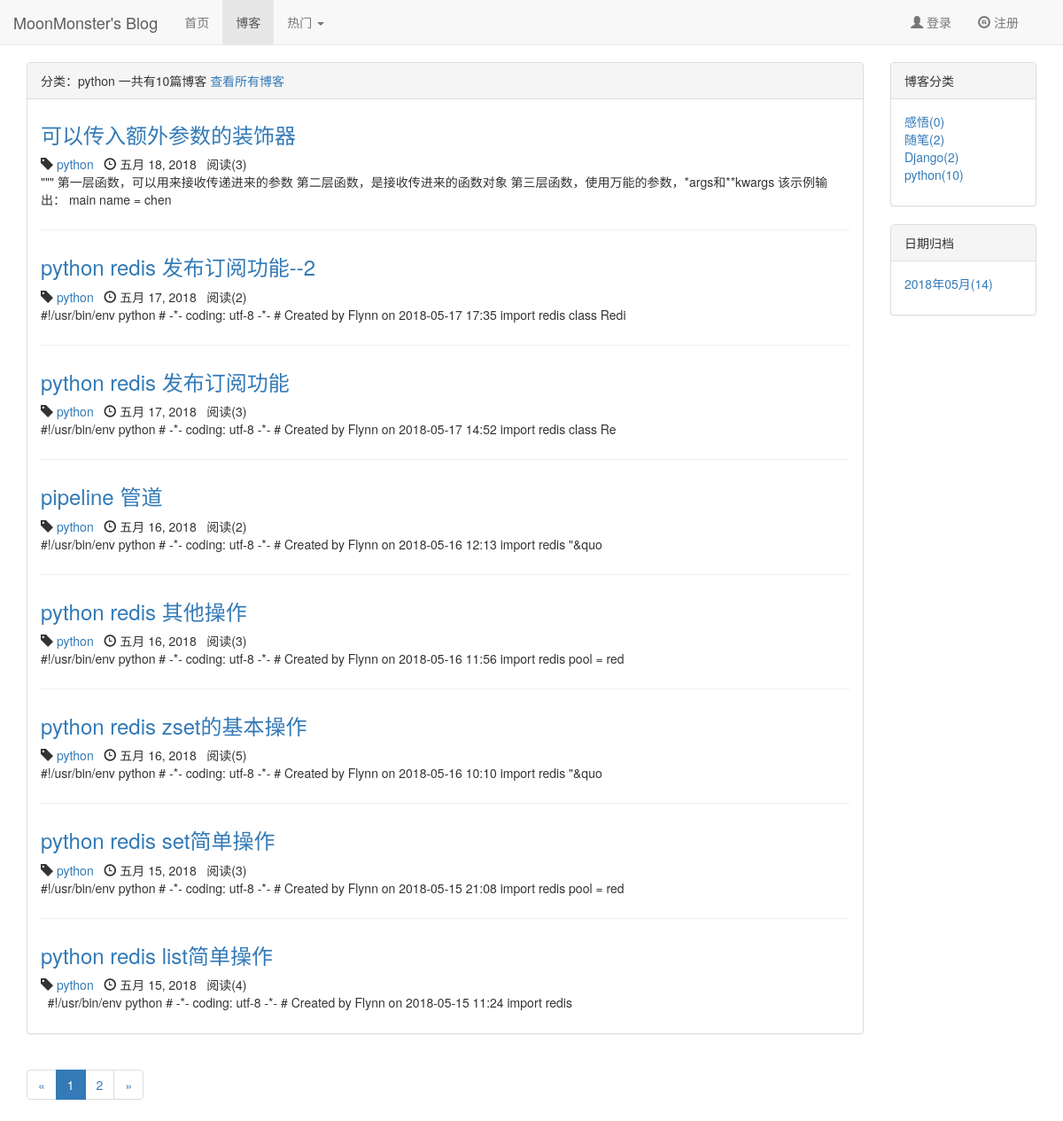
The page /blog/type/4 on the database as committed earlier.
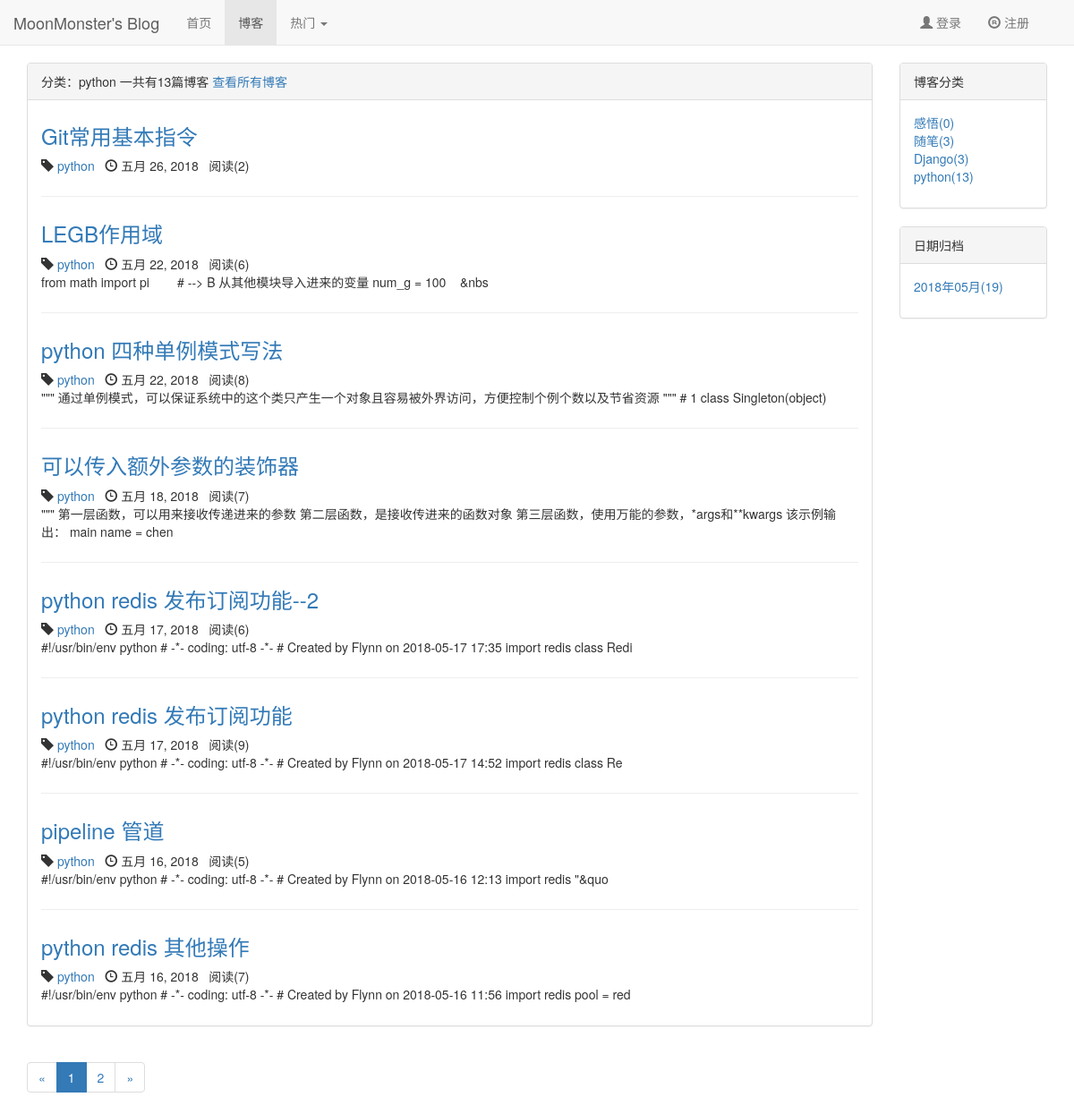
The same page on the database as committed later.
### apps/blog/models.py (models this page shows, shortened)
class BlogType(models.Model):
	type_name = models.CharField(max_length=50)

class Blog(models.Model, ReadNumExpandMethod):
	title = models.CharField(max_length=50)
	content = RichTextUploadingField()
	author = models.ForeignKey(User, on_delete=models.DO_NOTHING)
	blog_type = models.ForeignKey(BlogType, on_delete=models.DO_NOTHING)
	created_time = models.DateTimeField(auto_now_add=True)
	last_update_time = models.DateTimeField(auto_now=True)
	read_details = GenericRelation(ReadDetail)
	class Meta:
		ordering = ['-created_time']

### apps/read_statistics/models.py (models this page shows)
class ReadNum(models.Model):
	read_num = models.IntegerField(default=0)
	content_type = models.ForeignKey(ContentType, on_delete=models.DO_NOTHING)
	object_id = models.PositiveIntegerField()
	content_object = GenericForeignKey('content_type', 'object_id')

### apps/blog/views.py (the view)
# urls.py: path('type/<int:blog_type_pk>', views.blogs_with_type, name='blogs_with_type'),
def blogs_with_type(request, blog_type_pk):
	blog_type = get_object_or_404(BlogType, pk=blog_type_pk)
	blogs_all = Blog.objects.filter(blog_type=blog_type)
	context = blogs_common_data(request, blogs_all)
	context['blog_type'] = blog_type
	for index, bt in enumerate(context['blog_types']):
		if bt == blog_type:
			context['blog_every_type_count'] = context['blog_types'][index].blog_count
			break
	else:
		context['blog_every_type_count'] = 0
	return render(request, 'blog/blogs_with_type.html', context)

### apps/read_statistics/models.py (called while the page is built)
	def get_read_num(self):
		try:
			ct = ContentType.objects.get_for_model(self)
			readnum = ReadNum.objects.get(content_type=ct, object_id=self.pk)
			return readnum.read_num
		except exceptions.ObjectDoesNotExist:
			return 0

### templates/blog/blogs_with_type.html (shortened to what this page needs)
{% extends 'blog/blog_list.html' %}
{% block blog_list_title %}
    分类：{{ blog_type.type_name }} 一共有{{ blog_every_type_count }}篇博客
    <a href="{% url 'blog_list' %}">查看所有博客</a>
{% endblock blog_list_title %}

### templates/blog/blog_list.html (shortened to what this page needs)
{% extends 'base.html' %}
{% load staticfiles %}
{% block header_extends %}
    <link rel="stylesheet" href="{% static 'css/blog/blog.css' %}">
{% endblock header_extends %}
{% block nav_blog_active %}
    active
{% endblock nav_blog_active %}
{% block content %}
    <div class="container">
        <div class="row">
            <div class="col-xs-12 col-sm-10 col-md-10 col-lg-10">
                <div class="panel panel-default">
                    <div class="panel-heading">{% block blog_list_title %}博客列表{% endblock blog_list_title %}</div>
                    <div class="panel-body">
                        {% for blog in page_of_blogs.object_list %}
                            <div class="blog">
                                <a href="{% url 'blog_detail' blog.pk %}">
                                    <h3>{{ blog.title }}</h3>
                                </a>
                                <p class="blog-info">
                                    <span class="glyphicon glyphicon-tag"></span> <a
                                        href="{% url 'blogs_with_type' blog.blog_type.pk %}">{{ blog.blog_type.type_name }}</a>&nbsp;&nbsp;
                                    <span class="glyphicon glyphicon-time"></span> {{ blog.created_time|date }}&nbsp;&nbsp;
                                    阅读({{ blog.get_read_num }})
                                </p>
                                <p>{{ blog.content|safe|striptags|truncatechars:120 }}</p>
                            </div>
                        {% empty %}
                            <div class="blog">
                                <h3>--暂无博客，敬请期待--</h3>
                            </div>
                        {% endfor %}
                    </div>
                </div>
                <div>
                    <ul class="pagination">
                        <li>
                            {% if page_of_blogs.has_previous %}
                                <a href="?page={{ page_of_blogs.previous_page_number }}" aria-label="Previous">
                                    <span aria-hidden="true">&laquo;</span>
                                </a>
                            {% else %}
                                <span aria-hidden="true">&laquo;</span>
                            {% endif %}
                        </li>
                        {% for page_num in page_range %}
                            {% if page_num == page_of_blogs.number %}
                                <li class="active"><a href="?page={{ page_num }}">{{ page_num }} </a></li>
                            {% else %}
                                {% if page_num == '...' %}
                                    <li><span>{{ page_num }}</span></li>
                                {% else %}
                                    <li><a href="?page={{ page_num }}">{{ page_num }} </a></li>
                                {% endif %}
                            {% endif %}
                        {% endfor %}
                        <li>
                            {% if page_of_blogs.has_next %}
                                <a href="?page={{ page_of_blogs.next_page_number }}" aria-label="Next">
                                    <span aria-hidden="true">&raquo;</span>
                                </a>
                            {% else %}
                                <span aria-hidden="true">&raquo;</span>
                            {% endif %}
                        </li>
                    </ul>
                </div>
            </div>
            <div class="hidden-xs col-sm-2 col-md-2 col-lg-2">
                <div class="panel panel-default">
                    <div class="panel-heading">博客分类</div>
                    <div class="panel-body">
                        <ul class="blog-types">
                            {% for blog_type in blog_types %}
                                <li>
                                    <a href="{% url 'blogs_with_type' blog_type.pk %}">{{ blog_type.type_name }}({{ blog_type.blog_count }})</a>
                                </li>
                            {% empty %}
                                <li>暂无分类</li>
                            {% endfor %}
                        </ul>
                    </div>
                </div>
                <div class="panel panel-default">
                    <div class="panel-heading">
                        日期归档
                    </div>
                    <div class="panel-body">
                        <ul>
                            {% for date,value in blog_dates.items %}
                                <li>
                                    <a href="{% url 'blogs_with_date' date.year date.month %}">{{ date|date:'Y年m月' }}({{ value }})</a>
                                </li>
                            {% endfor %}
                        </ul>
                    </div>
                </div>
            </div>
        </div>
    </div>
{% endblock content %}

### templates/base.html (shortened to what this page needs)
{% load staticfiles %}
<!DOCTYPE html>
<html lang="zh-CN">
<head>
    <link rel="stylesheet" href="{% static 'css/base.css' %}">
    <link rel="stylesheet" href="{% static 'bootstrap/css/bootstrap.min.css' %}">
    {% block header_extends %}
    {% endblock %}
</head>
<body>
<div class="navbar navbar-default navbar-fixed-top" role="navigation">
    <div class="container-fluid">
        <div class="navbar-header">
            <a class="navbar-brand" href="{% url 'home' %}">
                MoonMonster's Blog
            </a>
        </div>
        <div id="navbar-collapse" class="collapse navbar-collapse">
            <ul class="nav navbar-nav">
                <li class="{% block nav_home_active %}{% endblock %}"><a href="{% url 'home' %}">首页</a></li>
                <li class="{% block nav_blog_active %}{% endblock %}"><a href="{% url 'blog_list' %}">博客</a></li>
                <li class="dropdown;{% block nav_hot_active %}{% endblock %}">
                    <a class="dropdown-toggle" data-toggle="dropdown" href="#">
                        热门 <span class="caret"></span>
                    </a>
            </ul>
            <ul class="nav navbar-nav navbar-right" style="margin-right: 20px">
                {% if not user.is_authenticated %}
                    <li><a href="{% url 'login' %}"><span class="glyphicon glyphicon-user"></span> 登录</a></li>
                    <li><a href="{% url 'register' %}"><span class="glyphicon glyphicon-registration-mark"></span>
                        注册</a></li>
                {% endif %}
            </ul>
        </div>
    </div>
</div>
{% block content %}{% endblock content %}
</body>
</html>

### static/css/base.css (style rules this page uses)
* { margin: 0; padding: 0; }
body { margin-top: 70px !important; }
ul { list-style-type: none !important; }

### static/css/blog/blog.css (style rules this page uses)
ul.blog-types { list-style-type: none; }
div.blog:not(:last-child) { margin-bottom: 2em; padding-bottom: 1em; border-bottom: 1px solid #eee; }
div.blog h3 { margin-top: 0.5em; }
div.blog p.blog-info { margin-bottom: 0; }

Rows that differ between the two databases and show on the page:
no longer on this page (row unchanged): Blog: title "python redis zset的基本操作", blog_type.type_name "python", created_time "五月 16, 2018", get_read_num "5", content "#!/usr/bin/env python # -*- coding: utf-8 -*- # Created by Flynn on 2018-05-16 10:10 import redis \"&quo"
no longer on this page (row unchanged): Blog: title "python redis set简单操作", blog_type.type_name "python", created_time "五月 15, 2018", get_read_num "3", content "#!/usr/bin/env python # -*- coding: utf-8 -*- # Created by Flynn on 2018-05-15 21:08 import redis pool = red"
no longer on this page (row unchanged): Blog: title "python redis list简单操作", blog_type.type_name "python", created_time "五月 15, 2018", get_read_num "4", content "#!/usr/bin/env python # -*- coding: utf-8 -*- # Created by Flynn on 2018-05-15 11:24 import redis"
computed for BlogType "python": blog_count "10" → "13"
added Blog: title "Git常用基本指令", blog_type.type_name "python", created_time "五月 26, 2018", get_read_num "2"
added Blog: title "LEGB作用域", blog_type.type_name "python", created_time "五月 22, 2018", get_read_num "6", content "from math import pi # --> B 从其他模块导入进来的变量 num_g = 100 &nbs"
added Blog: title "python 四种单例模式写法", blog_type.type_name "python", created_time "五月 22, 2018", get_read_num "8", content "\"\"\" 通过单例模式，可以保证系统中的这个类只产生一个对象且容易被外界访问，方便控制个例个数以及节省资源 \"\"\" # 1 class Singleton(object)"
changed through a linked row, Blog "可以传入额外参数的装饰器": get_read_num "3" → "7"
changed through a linked row, Blog "python redis 发布订阅功能--2": get_read_num "2" → "6"
changed through a linked row, Blog "python redis 发布订阅功能": get_read_num "3" → "9"
changed through a linked row, Blog "pipeline 管道": get_read_num "2" → "5"
changed through a linked row, Blog "python redis 其他操作": get_read_num "3" → "7"
computed for BlogType "随笔": blog_count "2" → "3"
computed for BlogType "Django": blog_count "2" → "3"
Other text that changed with them:
{{ blog_every_type_count }}: "10" → "13"
new list line: "2018年05月 ( 19 )"
list line gone: "2018年05月 ( 14 )"
